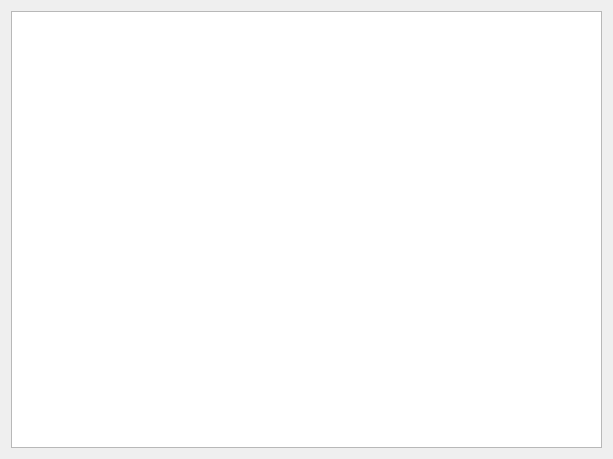
<?xml version="1.0" encoding="UTF-8"?>
<ui version="4.0">
 <class>DBStatsWindow</class>
 <widget class="QWidget" name="DBStatsWindow">
  <property name="geometry">
   <rect>
    <x>0</x>
    <y>0</y>
    <width>613</width>
    <height>459</height>
   </rect>
  </property>
  <property name="windowTitle">
   <string>Form</string>
  </property>
  <layout class="QHBoxLayout" name="horizontalLayout">
   <item>
    <widget class="QTableWidget" name="wordsTable"/>
   </item>
  </layout>
 </widget>
 <resources/>
 <connections/>
</ui>
